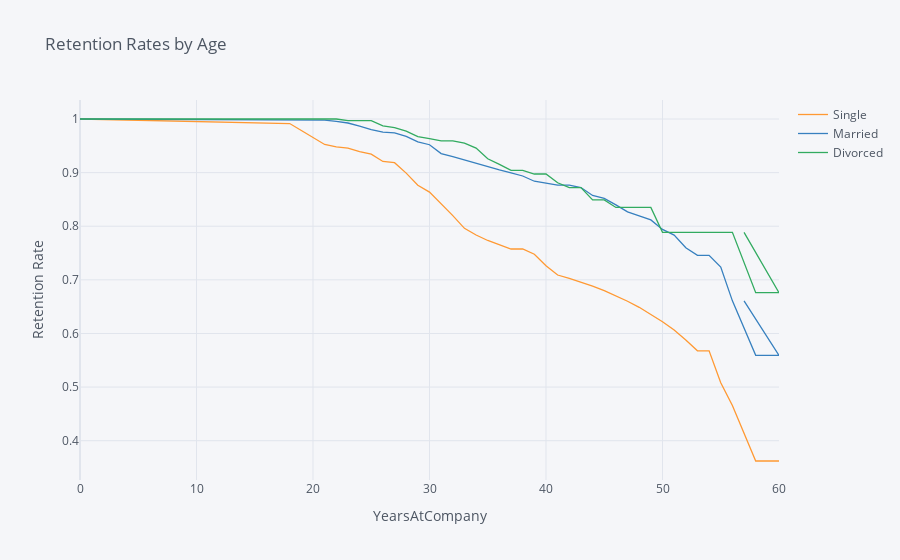

The code cell stored with this chart in its notebook:
### Markdown cell above
## 5. Let's also look at the marital status curves by employee age. Generate and plot the survival curves showing retention rates by marital status and age.

### Code cell
rates = survival(data, 'MaritalStatus', 'Age', 'Attrition')
rates.iplot(kind='line', xTitle='YearsAtCompany', yTitle='Retention Rate',
            title='Retention Rates by Age')

### Figure 1 — Plotly figure (JSON) as saved in the notebook; plotly's stock layout.template omitted (floating-point values rounded to 4 significant figures)
{"data": [{"line": {"color": "rgba(255, 153, 51, 1.0)", "dash": "solid", "shape": "linear", "width": 1.3}, "mode": "lines", "name": "Single", "text": "", "type": "scatter", "x": [0, 18, 19, 20, 21, 22, 23, 24, 25, 26, 27, 28, 29, 30, 31, 32, 33, 34, 35, 36, 37, 38, 39, 40, 41, 42, 43, 44, 45, 46, 47, 48, 49, 50, 51, 52, 53, 54, 55, 56, 58, 59, 60, 57], "y": [1, 0.9915, 0.9786, 0.9657, 0.9525, 0.9481, 0.9459, 0.9391, 0.9346, 0.9208, 0.9185, 0.899, 0.8765, 0.8636, 0.8421, 0.8198, 0.7961, 0.7837, 0.7734, 0.7659, 0.7575, 0.7575, 0.7477, 0.7263, 0.709, 0.7027, 0.6957, 0.6882, 0.6799, 0.6705, 0.6601, 0.6488, 0.636, 0.6219, 0.6064, 0.588, 0.5677, 0.5677, 0.508, 0.4656, 0.3622, 0.3622, 0.3622, ""]}, {"line": {"color": "rgba(55, 128, 191, 1.0)", "dash": "solid", "shape": "linear", "width": 1.3}, "mode": "lines", "name": "Married", "text": "", "type": "scatter", "x": [0, 18, 19, 20, 21, 22, 23, 24, 25, 26, 27, 28, 29, 30, 31, 32, 33, 34, 35, 36, 37, 38, 39, 40, 41, 42, 43, 44, 45, 46, 47, 48, 49, 50, 51, 52, 53, 54, 55, 56, 58, 59, 60, 57], "y": [1, 0.9978, 0.9978, 0.9978, 0.9978, 0.9955, 0.9925, 0.9865, 0.9804, 0.9757, 0.9741, 0.9675, 0.9573, 0.952, 0.9355, 0.9297, 0.9235, 0.9171, 0.9103, 0.9052, 0.8996, 0.8937, 0.884, 0.8805, 0.8766, 0.8766, 0.8721, 0.8574, 0.8521, 0.8399, 0.8267, 0.8195, 0.8118, 0.7941, 0.7835, 0.7598, 0.7457, 0.7457, 0.7238, 0.6608, 0.5592, 0.5592, 0.5592, 0.6608]}, {"line": {"color": "rgba(50, 171, 96, 1.0)", "dash": "solid", "shape": "linear", "width": 1.3}, "mode": "lines", "name": "Divorced", "text": "", "type": "scatter", "x": [0, 18, 19, 20, 21, 22, 23, 24, 25, 26, 27, 28, 29, 30, 31, 32, 33, 34, 35, 36, 37, 38, 39, 40, 41, 42, 43, 44, 45, 46, 47, 48, 49, 50, 51, 52, 53, 54, 55, 56, 58, 59, 60, 57], "y": [1, 1, 1, 1, 1, 1, 0.9969, 0.9969, 0.9969, 0.9873, 0.9841, 0.9774, 0.967, 0.9633, 0.9594, 0.9594, 0.955, 0.9458, 0.9258, 0.9153, 0.9041, 0.9041, 0.8974, 0.8974, 0.8811, 0.8719, 0.8719, 0.849, 0.849, 0.8351, 0.8351, 0.8351, 0.8351, 0.7887, 0.7887, 0.7887, 0.7887, 0.7887, 0.7887, 0.7887, 0.676, 0.676, 0.676, 0.7887]}], "layout": {"autosize": true, "legend": {"bgcolor": "#F5F6F9", "font": {"color": "#4D5663"}}, "paper_bgcolor": "#F5F6F9", "plot_bgcolor": "#F5F6F9", "title": {"font": {"color": "#4D5663"}, "text": "Retention Rates by Age"}, "xaxis": {"autorange": true, "gridcolor": "#E1E5ED", "range": [0, 60], "showgrid": true, "tickfont": {"color": "#4D5663"}, "title": {"font": {"color": "#4D5663"}, "text": "YearsAtCompany"}, "type": "linear", "zerolinecolor": "#E1E5ED"}, "yaxis": {"autorange": true, "gridcolor": "#E1E5ED", "range": [0.3267, 1.035], "showgrid": true, "tickfont": {"color": "#4D5663"}, "title": {"font": {"color": "#4D5663"}, "text": "Retention Rate"}, "type": "linear", "zerolinecolor": "#E1E5ED"}}}
